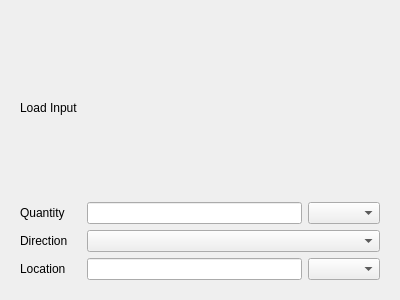
<?xml version="1.0" encoding="UTF-8"?>
<ui version="4.0">
 <class>Form</class>
 <widget class="QWidget" name="Form">
  <property name="geometry">
   <rect>
    <x>0</x>
    <y>0</y>
    <width>400</width>
    <height>300</height>
   </rect>
  </property>
  <property name="windowTitle">
   <string>Form</string>
  </property>
  <layout class="QGridLayout" name="gridLayout">
   <item row="0" column="0">
    <widget class="QStackedWidget" name="input_page">
     <property name="currentIndex">
      <number>0</number>
     </property>
     <widget class="QWidget" name="page_1">
      <layout class="QGridLayout" name="gridLayout_3">
       <item row="0" column="0">
        <layout class="QGridLayout" name="gridLayout_2">
         <item row="3" column="2">
          <widget class="QComboBox" name="location_unit"/>
         </item>
         <item row="0" column="0">
          <widget class="QLabel" name="label">
           <property name="text">
            <string>Load Input </string>
           </property>
          </widget>
         </item>
         <item row="1" column="2">
          <widget class="QComboBox" name="quantity_unit"/>
         </item>
         <item row="1" column="0">
          <widget class="QLabel" name="quantity">
           <property name="text">
            <string>Quantity</string>
           </property>
          </widget>
         </item>
         <item row="1" column="1">
          <widget class="QLineEdit" name="quantit_inout"/>
         </item>
         <item row="3" column="1">
          <widget class="QLineEdit" name="location_input"/>
         </item>
         <item row="2" column="0">
          <widget class="QLabel" name="label_4">
           <property name="text">
            <string>Direction</string>
           </property>
          </widget>
         </item>
         <item row="3" column="0">
          <widget class="QLabel" name="label_3">
           <property name="text">
            <string>Location </string>
           </property>
          </widget>
         </item>
         <item row="2" column="1" colspan="2">
          <widget class="QComboBox" name="direction_input"/>
         </item>
        </layout>
       </item>
      </layout>
     </widget>
     <widget class="QWidget" name="page_2">
      <layout class="QGridLayout" name="gridLayout_5">
       <item row="0" column="0">
        <layout class="QGridLayout" name="gridLayout_4">
         <item row="1" column="0">
          <widget class="QLabel" name="label_6">
           <property name="text">
            <string>Location</string>
           </property>
          </widget>
         </item>
         <item row="0" column="0">
          <widget class="QLabel" name="label_5">
           <property name="text">
            <string>Support Input</string>
           </property>
          </widget>
         </item>
         <item row="1" column="1">
          <widget class="QLineEdit" name="support_location_input"/>
         </item>
        </layout>
       </item>
      </layout>
     </widget>
    </widget>
   </item>
  </layout>
 </widget>
 <resources/>
 <connections/>
</ui>
